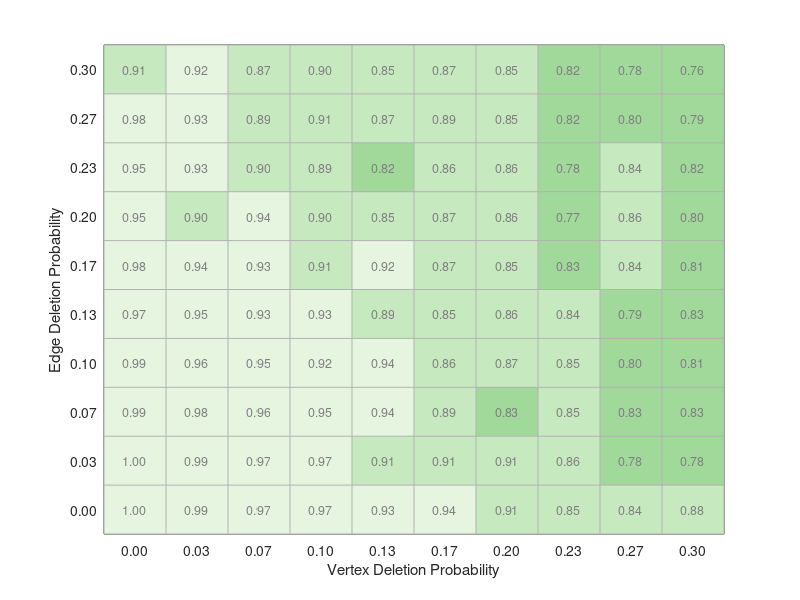

Source code (MATLAB): (Note: this script raises an error after producing the figure.)

%% Prepare the final plots based on the recovery experiment
% See adding_modes_plots for those figures.

%%
mr = load('pairwise_recovery_mr'); %output form recovery_plot_pairwise
msd = load('multimodal_recovery'); %output from recovery_plot_multimodal
iso = load('pairwise_recovery_iso'); %output from recovery_plot_pairwise_iso

%%
assert(all(mr.vertps == msd.vertps))
assert(all(mr.vertps == iso.vertps))
assert(all(mr.edgeps == msd.edgeps))
assert(all(mr.edgeps == iso.edgeps))
assert(mr.ntrials == iso.ntrials)
assert(mr.ntrials == msd.ntrials)
assert(mr.m == iso.m)
assert(mr.m == msd.m)
assert(mr.d == iso.d)
assert(mr.d == msd.d)
assert(mr.n == iso.n)
assert(mr.n == msd.n)

%%
edgeps = iso.edgeps;
vertps = iso.vertps;
n = iso.n;
m = iso.m;
d = iso.d;


%%
Xmr = mr.X;
Xiso = iso.X;
Xmsd = msd.X;

%%
clf;
Z = Xmr;
Z(end+1,end+1) = 0;
h = pcolor(Z);
set(h,'EdgeColor',0.7*[1,1,1]);
set(gca,'YDir','normal');
set(gca,'XTick',(1:size(Xmr,2))+0.5);
set(gca,'YTick',(1:size(Xmr,1))+0.5);
set(gca,'XTickLabel',cellstr(num2str(vertps','%.2f')));
set(gca,'YTickLabel',cellstr(num2str(edgeps','%.2f')));
xlabel('Vertex Deletion Probability');
ylabel('Edge Deletion Probability');
for i=1:numel(edgeps)
    for j=1:numel(vertps)
        text(j+0.5,i+0.5,sprintf('%.2f',Z(i,j)),...
            'HorizontalAlignment','center',...
            'Color',0.5*[1,1,1],...
            'FontSize',9);
    end
end
caxis([0.5,1])
colormap(flipud([229,245,224
199,233,192
161,217,155
116,196,118
65,171,93
35,139,69])/255);

set_figure_size([4.1,3.9]);
print(gcf,'recovery-mr.eps','-depsc2');

%%
clf;
Z = Xmsd;
Z(end+1,end+1) = 0;
h=pcolor(Z);
set(h,'EdgeColor',0.7*[1,1,1]);

set(gca,'YDir','normal');
set(gca,'XTick',(1:size(Xmr,2))+0.5);
set(gca,'YTick',(1:size(Xmr,1))+0.5);
set(gca,'XTickLabel',cellstr(num2str(vertps','%.2f')));
set(gca,'YTickLabel',cellstr(num2str(edgeps','%.2f')));
xlabel('Vertex Deletion Probability');
ylabel('Edge Deletion Probability');
for i=1:numel(edgeps)
    for j=1:numel(vertps)
        text(j+0.5,i+0.5,sprintf('%.2f',Z(i,j)),...
            'HorizontalAlignment','center',...
            'Color',0.5*[1,1,1],...
            'FontSize',9);
        %h = text(i-.5,j-.5,'Hi',');
    end
end
caxis([0.5,1])
colormap(flipud([229,245,224
199,233,192
161,217,155
116,196,118
65,171,93
35,139,69])/255);

set_figure_size([4.1,3.9]);
print(gcf,'recovery-msd.eps','-depsc2');

%%
clf;
Z = Xiso;
Z(end+1,end+1) = 0;
h=pcolor(Z);
set(h,'EdgeColor',0.7*[1,1,1]);

set(gca,'YDir','normal');
set(gca,'XTick',(1:size(Xmr,2))+0.5);
set(gca,'YTick',(1:size(Xmr,1))+0.5);
set(gca,'XTickLabel',cellstr(num2str(vertps','%.2f')));
set(gca,'YTickLabel',cellstr(num2str(edgeps','%.2f')));
xlabel('Vertex Deletion Probability');
ylabel('Edge Deletion Probability');
for i=1:numel(edgeps)
    for j=1:numel(vertps)
        text(j+0.5,i+0.5,sprintf('%.2f',Z(i,j)),...
            'HorizontalAlignment','center',...
            'Color',0.5*[1,1,1],...
            'FontSize',9);
        %h = text(i-.5,j-.5,'Hi',');
    end
end
caxis([0.5,1])
%colormap(bone)
%colormap(redbluecmap(5));
colormap(flipud([229,245,224
199,233,192
161,217,155
116,196,118
65,171,93
35,139,69])/255);
set_figure_size([4.1,3.9]);
print(gcf,'recovery-iso.eps','-depsc2');


%%
clf;
Z = Xmsd - Xmr;
Z(end+1,end+1) = 0;
h=pcolor(Z);
set(h,'EdgeColor',0.7*[1,1,1]);
colormap(flipud(redbluecmap(11)))
caxis([-0.5,0.5])
set(gca,'XTick',(1:size(Xmr,2))+0.5);
set(gca,'YTick',(1:size(Xmr,1))+0.5);
set(gca,'XTickLabel',cellstr(num2str(vertps','%.2f')));
set(gca,'YTickLabel',cellstr(num2str(edgeps','%.2f')));
xlabel('Vertex Deletion Probability');
ylabel('Edge Deletion Probability');
for i=1:numel(edgeps)
    for j=1:numel(vertps)
        str = sprintf(' %+.2f',Z(i,j)); % need an extra space for centering
        str(3) = []; % delete the 0
        text(j+0.5,i+0.5,str,...
            'HorizontalAlignment','center','Color',0.5*[1,1,1],...
            'FontSize',9);
        %h = text(i-.5,j-.5,'Hi',');
    end
end
set_figure_size([4.1,3.9]);
print(gcf,'recovery-difference.eps','-depsc2');

%%
sum(sum(Xmsd >= Xmr))
sum(sum(Xmsd >= Xiso))
